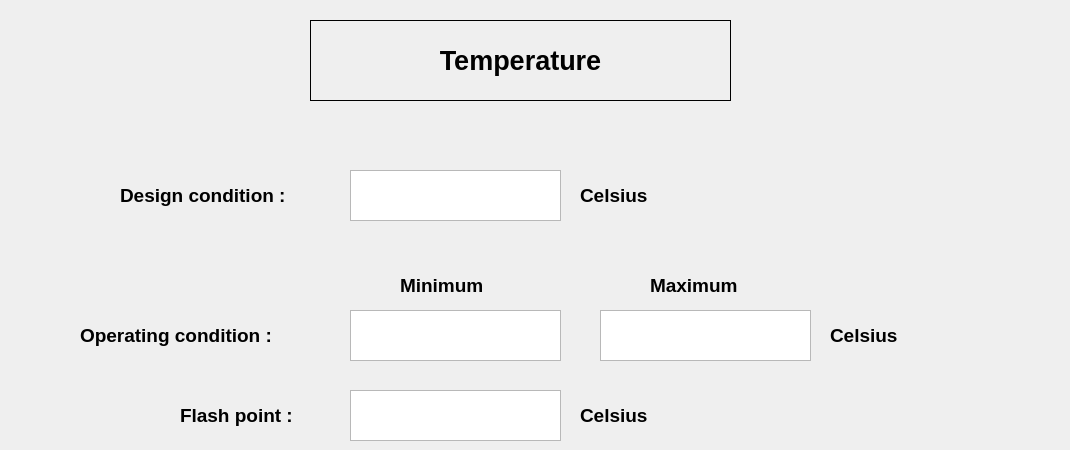
  <widget class="QWidget" name="Temperature">
   <widget class="QTextEdit" name="TempOperatingconditionmin">
    <property name="geometry">
     <rect>
      <x>350</x>
      <y>310</y>
      <width>211</width>
      <height>51</height>
     </rect>
    </property>
   </widget>
   <widget class="QLabel" name="TempDesigncondition">
    <property name="geometry">
     <rect>
      <x>120</x>
      <y>170</y>
      <width>231</width>
      <height>51</height>
     </rect>
    </property>
    <property name="font">
     <font>
      <pointsize>14</pointsize>
      <weight>75</weight>
      <bold>true</bold>
     </font>
    </property>
    <property name="text">
     <string>Design condition :</string>
    </property>
   </widget>
   <widget class="QLabel" name="unit_22">
    <property name="geometry">
     <rect>
      <x>580</x>
      <y>170</y>
      <width>231</width>
      <height>51</height>
     </rect>
    </property>
    <property name="font">
     <font>
      <pointsize>14</pointsize>
      <weight>75</weight>
      <bold>true</bold>
     </font>
    </property>
    <property name="text">
     <string>Celsius</string>
    </property>
   </widget>
   <widget class="QTextEdit" name="TempDesigncondition_2">
    <property name="geometry">
     <rect>
      <x>350</x>
      <y>170</y>
      <width>211</width>
      <height>51</height>
     </rect>
    </property>
   </widget>
   <widget class="QLabel" name="TempOperatingcondition">
    <property name="geometry">
     <rect>
      <x>80</x>
      <y>310</y>
      <width>251</width>
      <height>51</height>
     </rect>
    </property>
    <property name="font">
     <font>
      <pointsize>14</pointsize>
      <weight>75</weight>
      <bold>true</bold>
     </font>
    </property>
    <property name="text">
     <string>Operating condition :</string>
    </property>
   </widget>
   <widget class="QLabel" name="label">
    <property name="geometry">
     <rect>
      <x>310</x>
      <y>20</y>
      <width>421</width>
      <height>81</height>
     </rect>
    </property>
    <property name="font">
     <font>
      <pointsize>20</pointsize>
      <weight>75</weight>
      <bold>true</bold>
     </font>
    </property>
    <property name="layoutDirection">
     <enum>Qt::LeftToRight</enum>
    </property>
    <property name="autoFillBackground">
     <bool>true</bool>
    </property>
    <property name="frameShape">
     <enum>QFrame::Box</enum>
    </property>
    <property name="text">
     <string>Temperature</string>
    </property>
    <property name="alignment">
     <set>Qt::AlignCenter</set>
    </property>
   </widget>
   <widget class="QLabel" name="unit_23">
    <property name="geometry">
     <rect>
      <x>400</x>
      <y>260</y>
      <width>231</width>
      <height>51</height>
     </rect>
    </property>
    <property name="font">
     <font>
      <pointsize>14</pointsize>
      <weight>75</weight>
      <bold>true</bold>
     </font>
    </property>
    <property name="text">
     <string>Minimum</string>
    </property>
   </widget>
   <widget class="QLabel" name="unit_24">
    <property name="geometry">
     <rect>
      <x>650</x>
      <y>260</y>
      <width>231</width>
      <height>51</height>
     </rect>
    </property>
    <property name="font">
     <font>
      <pointsize>14</pointsize>
      <weight>75</weight>
      <bold>true</bold>
     </font>
    </property>
    <property name="text">
     <string>Maximum</string>
    </property>
   </widget>
   <widget class="QTextEdit" name="TempOperatingconditionmax">
    <property name="geometry">
     <rect>
      <x>600</x>
      <y>310</y>
      <width>211</width>
      <height>51</height>
     </rect>
    </property>
   </widget>
   <widget class="QLabel" name="Flashpoint">
    <property name="geometry">
     <rect>
      <x>180</x>
      <y>390</y>
      <width>231</width>
      <height>51</height>
     </rect>
    </property>
    <property name="font">
     <font>
      <pointsize>14</pointsize>
      <weight>75</weight>
      <bold>true</bold>
     </font>
    </property>
    <property name="text">
     <string>Flash point :</string>
    </property>
   </widget>
   <widget class="QTextEdit" name="Flashpoint_2">
    <property name="geometry">
     <rect>
      <x>350</x>
      <y>390</y>
      <width>211</width>
      <height>51</height>
     </rect>
    </property>
   </widget>
   <widget class="QLabel" name="unit_26">
    <property name="geometry">
     <rect>
      <x>580</x>
      <y>390</y>
      <width>231</width>
      <height>51</height>
     </rect>
    </property>
    <property name="font">
     <font>
      <pointsize>14</pointsize>
      <weight>75</weight>
      <bold>true</bold>
     </font>
    </property>
    <property name="text">
     <string>Celsius</string>
    </property>
   </widget>
   <widget class="QLabel" name="unit_25">
    <property name="geometry">
     <rect>
      <x>830</x>
      <y>310</y>
      <width>231</width>
      <height>51</height>
     </rect>
    </property>
    <property name="font">
     <font>
      <pointsize>14</pointsize>
      <weight>75</weight>
      <bold>true</bold>
     </font>
    </property>
    <property name="text">
     <string>Celsius</string>
    </property>
   </widget>
  </widget>
